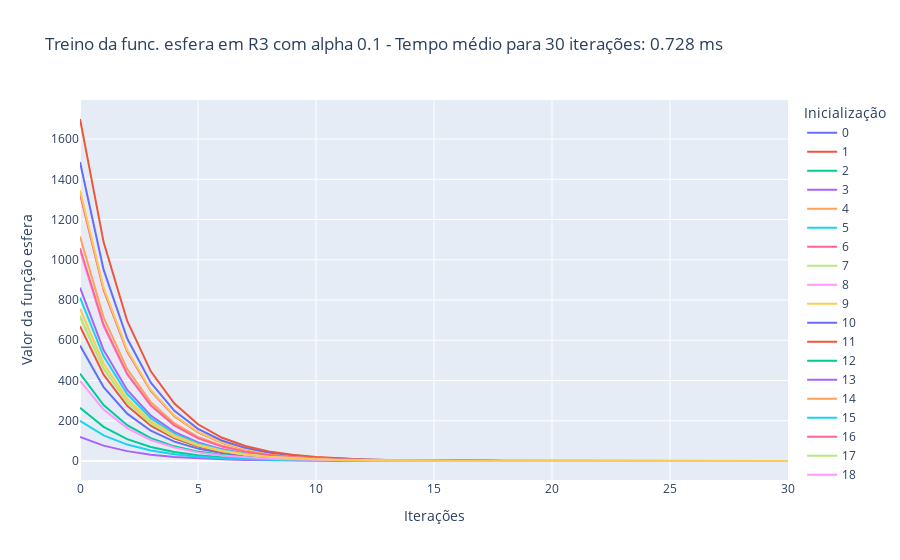

Write notebook code for a chart like this one.
### Markdown cell above
Caso 2.1: $\alpha$ = 0.1, treinamento por 30 iterações

### Code cell
treina_gradiente(1e-1, 3, 'esfera', 30)

### Figure 1 — Plotly figure (JSON) as saved in the notebook; plotly's stock layout.template omitted (floating-point values rounded to 4 significant figures)
{"data": [{"hovertemplate": "variable=0<br>index=%{x}<br>value=%{y}<extra></extra>", "legendgroup": "0", "line": {"color": "#636efa", "dash": "solid"}, "marker": {"symbol": "circle"}, "mode": "lines", "name": "0", "orientation": "v", "showlegend": true, "type": "scatter", "x": [0, 1, 2, 3, 4, 5, 6, 7, 8, 9, 10, 11, 12, 13, 14, 15, 16, 17, 18, 19, 20, 21, 22, 23, 24, 25, 26, 27, 28, 29, 30], "xaxis": "x", "y": [574.3, 367.6, 235.2, 150.5, 96.35, 61.67, 39.47, 25.26, 16.17, 10.35, 6.621, 4.238, 2.712, 1.736, 1.111, 0.711, 0.455, 0.2912, 0.1864, 0.1193, 0.07634, 0.04886, 0.03127, 0.02001, 0.01281, 0.008197, 0.005246, 0.003357, 0.002149, 0.001375, 0.0008801], "yaxis": "y"}, {"hovertemplate": "variable=1<br>index=%{x}<br>value=%{y}<extra></extra>", "legendgroup": "1", "line": {"color": "#EF553B", "dash": "solid"}, "marker": {"symbol": "circle"}, "mode": "lines", "name": "1", "orientation": "v", "showlegend": true, "type": "scatter", "x": [0, 1, 2, 3, 4, 5, 6, 7, 8, 9, 10, 11, 12, 13, 14, 15, 16, 17, 18, 19, 20, 21, 22, 23, 24, 25, 26, 27, 28, 29, 30], "xaxis": "x", "y": [670.1, 428.9, 274.5, 175.7, 112.4, 71.96, 46.05, 29.47, 18.86, 12.07, 7.726, 4.945, 3.165, 2.025, 1.296, 0.8296, 0.5309, 0.3398, 0.2175, 0.1392, 0.08908, 0.05701, 0.03649, 0.02335, 0.01494, 0.009565, 0.006121, 0.003918, 0.002507, 0.001605, 0.001027], "yaxis": "y"}, {"hovertemplate": "variable=2<br>index=%{x}<br>value=%{y}<extra></extra>", "legendgroup": "2", "line": {"color": "#00cc96", "dash": "solid"}, "marker": {"symbol": "circle"}, "mode": "lines", "name": "2", "orientation": "v", "showlegend": true, "type": "scatter", "x": [0, 1, 2, 3, 4, 5, 6, 7, 8, 9, 10, 11, 12, 13, 14, 15, 16, 17, 18, 19, 20, 21, 22, 23, 24, 25, 26, 27, 28, 29, 30], "xaxis": "x", "y": [264.9, 169.5, 108.5, 69.44, 44.44, 28.44, 18.2, 11.65, 7.456, 4.772, 3.054, 1.954, 1.251, 0.8006, 0.5124, 0.3279, 0.2099, 0.1343, 0.08596, 0.05501, 0.03521, 0.02253, 0.01442, 0.00923, 0.005907, 0.003781, 0.00242, 0.001549, 0.000991, 0.0006343, 0.0004059], "yaxis": "y"}, {"hovertemplate": "variable=3<br>index=%{x}<br>value=%{y}<extra></extra>", "legendgroup": "3", "line": {"color": "#ab63fa", "dash": "solid"}, "marker": {"symbol": "circle"}, "mode": "lines", "name": "3", "orientation": "v", "showlegend": true, "type": "scatter", "x": [0, 1, 2, 3, 4, 5, 6, 7, 8, 9, 10, 11, 12, 13, 14, 15, 16, 17, 18, 19, 20, 21, 22, 23, 24, 25, 26, 27, 28, 29, 30], "xaxis": "x", "y": [119.6, 76.57, 49.0, 31.36, 20.07, 12.85, 8.221, 5.262, 3.367, 2.155, 1.379, 0.8827, 0.565, 0.3616, 0.2314, 0.1481, 0.09478, 0.06066, 0.03882, 0.02485, 0.0159, 0.01018, 0.006513, 0.004169, 0.002668, 0.001707, 0.001093, 0.0006994, 0.0004476, 0.0002865, 0.0001833], "yaxis": "y"}, {"hovertemplate": "variable=4<br>index=%{x}<br>value=%{y}<extra></extra>", "legendgroup": "4", "line": {"color": "#FFA15A", "dash": "solid"}, "marker": {"symbol": "circle"}, "mode": "lines", "name": "4", "orientation": "v", "showlegend": true, "type": "scatter", "x": [0, 1, 2, 3, 4, 5, 6, 7, 8, 9, 10, 11, 12, 13, 14, 15, 16, 17, 18, 19, 20, 21, 22, 23, 24, 25, 26, 27, 28, 29, 30], "xaxis": "x", "y": [1334.0, 853.5, 546.2, 349.6, 223.7, 143.2, 91.64, 58.65, 37.54, 24.02, 15.37, 9.84, 6.298, 4.03, 2.579, 1.651, 1.057, 0.6762, 0.4328, 0.277, 0.1773, 0.1134, 0.07261, 0.04647, 0.02974, 0.01903, 0.01218, 0.007796, 0.004989, 0.003193, 0.002044], "yaxis": "y"}, {"hovertemplate": "variable=5<br>index=%{x}<br>value=%{y}<extra></extra>", "legendgroup": "5", "line": {"color": "#19d3f3", "dash": "solid"}, "marker": {"symbol": "circle"}, "mode": "lines", "name": "5", "orientation": "v", "showlegend": true, "type": "scatter", "x": [0, 1, 2, 3, 4, 5, 6, 7, 8, 9, 10, 11, 12, 13, 14, 15, 16, 17, 18, 19, 20, 21, 22, 23, 24, 25, 26, 27, 28, 29, 30], "xaxis": "x", "y": [199.5, 127.7, 81.71, 52.29, 33.47, 21.42, 13.71, 8.773, 5.615, 3.594, 2.3, 1.472, 0.942, 0.6029, 0.3859, 0.2469, 0.158, 0.1011, 0.06474, 0.04143, 0.02652, 0.01697, 0.01086, 0.006951, 0.004449, 0.002847, 0.001822, 0.001166, 0.0007463, 0.0004777, 0.0003057], "yaxis": "y"}, {"hovertemplate": "variable=6<br>index=%{x}<br>value=%{y}<extra></extra>", "legendgroup": "6", "line": {"color": "#FF6692", "dash": "solid"}, "marker": {"symbol": "circle"}, "mode": "lines", "name": "6", "orientation": "v", "showlegend": true, "type": "scatter", "x": [0, 1, 2, 3, 4, 5, 6, 7, 8, 9, 10, 11, 12, 13, 14, 15, 16, 17, 18, 19, 20, 21, 22, 23, 24, 25, 26, 27, 28, 29, 30], "xaxis": "x", "y": [1328.0, 849.7, 543.8, 348.0, 222.7, 142.6, 91.23, 58.39, 37.37, 23.92, 15.31, 9.796, 6.269, 4.012, 2.568, 1.644, 1.052, 0.6732, 0.4308, 0.2757, 0.1765, 0.1129, 0.07228, 0.04626, 0.02961, 0.01895, 0.01213, 0.007761, 0.004967, 0.003179, 0.002035], "yaxis": "y"}, {"hovertemplate": "variable=7<br>index=%{x}<br>value=%{y}<extra></extra>", "legendgroup": "7", "line": {"color": "#B6E880", "dash": "solid"}, "marker": {"symbol": "circle"}, "mode": "lines", "name": "7", "orientation": "v", "showlegend": true, "type": "scatter", "x": [0, 1, 2, 3, 4, 5, 6, 7, 8, 9, 10, 11, 12, 13, 14, 15, 16, 17, 18, 19, 20, 21, 22, 23, 24, 25, 26, 27, 28, 29, 30], "xaxis": "x", "y": [713.5, 456.7, 292.3, 187.1, 119.7, 76.62, 49.03, 31.38, 20.08, 12.85, 8.227, 5.265, 3.37, 2.157, 1.38, 0.8833, 0.5653, 0.3618, 0.2316, 0.1482, 0.09485, 0.0607, 0.03885, 0.02486, 0.01591, 0.01018, 0.006518, 0.004171, 0.00267, 0.001709, 0.001093], "yaxis": "y"}, {"hovertemplate": "variable=8<br>index=%{x}<br>value=%{y}<extra></extra>", "legendgroup": "8", "line": {"color": "#FF97FF", "dash": "solid"}, "marker": {"symbol": "circle"}, "mode": "lines", "name": "8", "orientation": "v", "showlegend": true, "type": "scatter", "x": [0, 1, 2, 3, 4, 5, 6, 7, 8, 9, 10, 11, 12, 13, 14, 15, 16, 17, 18, 19, 20, 21, 22, 23, 24, 25, 26, 27, 28, 29, 30], "xaxis": "x", "y": [1046.0, 669.3, 428.3, 274.1, 175.4, 112.3, 71.86, 45.99, 29.44, 18.84, 12.06, 7.716, 4.938, 3.161, 2.023, 1.295, 0.8285, 0.5303, 0.3394, 0.2172, 0.139, 0.08896, 0.05694, 0.03644, 0.02332, 0.01493, 0.009552, 0.006113, 0.003913, 0.002504, 0.001603], "yaxis": "y"}, {"hovertemplate": "variable=9<br>index=%{x}<br>value=%{y}<extra></extra>", "legendgroup": "9", "line": {"color": "#FECB52", "dash": "solid"}, "marker": {"symbol": "circle"}, "mode": "lines", "name": "9", "orientation": "v", "showlegend": true, "type": "scatter", "x": [0, 1, 2, 3, 4, 5, 6, 7, 8, 9, 10, 11, 12, 13, 14, 15, 16, 17, 18, 19, 20, 21, 22, 23, 24, 25, 26, 27, 28, 29, 30], "xaxis": "x", "y": [1346.0, 861.3, 551.2, 352.8, 225.8, 144.5, 92.48, 59.19, 37.88, 24.24, 15.52, 9.93, 6.355, 4.067, 2.603, 1.666, 1.066, 0.6824, 0.4367, 0.2795, 0.1789, 0.1145, 0.07327, 0.04689, 0.03001, 0.01921, 0.01229, 0.007867, 0.005035, 0.003222, 0.002062], "yaxis": "y"}, {"hovertemplate": "variable=10<br>index=%{x}<br>value=%{y}<extra></extra>", "legendgroup": "10", "line": {"color": "#636efa", "dash": "solid"}, "marker": {"symbol": "circle"}, "mode": "lines", "name": "10", "orientation": "v", "showlegend": true, "type": "scatter", "x": [0, 1, 2, 3, 4, 5, 6, 7, 8, 9, 10, 11, 12, 13, 14, 15, 16, 17, 18, 19, 20, 21, 22, 23, 24, 25, 26, 27, 28, 29, 30], "xaxis": "x", "y": [1486.0, 950.9, 608.5, 389.5, 249.3, 159.5, 102.1, 65.34, 41.82, 26.76, 17.13, 10.96, 7.016, 4.49, 2.874, 1.839, 1.177, 0.7533, 0.4821, 0.3086, 0.1975, 0.1264, 0.08089, 0.05177, 0.03313, 0.0212, 0.01357, 0.008686, 0.005559, 0.003558, 0.002277], "yaxis": "y"}, {"hovertemplate": "variable=11<br>index=%{x}<br>value=%{y}<extra></extra>", "legendgroup": "11", "line": {"color": "#EF553B", "dash": "solid"}, "marker": {"symbol": "circle"}, "mode": "lines", "name": "11", "orientation": "v", "showlegend": true, "type": "scatter", "x": [0, 1, 2, 3, 4, 5, 6, 7, 8, 9, 10, 11, 12, 13, 14, 15, 16, 17, 18, 19, 20, 21, 22, 23, 24, 25, 26, 27, 28, 29, 30], "xaxis": "x", "y": [1700.0, 1088.0, 696.2, 445.6, 285.2, 182.5, 116.8, 74.76, 47.85, 30.62, 19.6, 12.54, 8.027, 5.137, 3.288, 2.104, 1.347, 0.8619, 0.5516, 0.353, 0.2259, 0.1446, 0.09255, 0.05923, 0.03791, 0.02426, 0.01553, 0.009937, 0.00636, 0.00407, 0.002605], "yaxis": "y"}, {"hovertemplate": "variable=12<br>index=%{x}<br>value=%{y}<extra></extra>", "legendgroup": "12", "line": {"color": "#00cc96", "dash": "solid"}, "marker": {"symbol": "circle"}, "mode": "lines", "name": "12", "orientation": "v", "showlegend": true, "type": "scatter", "x": [0, 1, 2, 3, 4, 5, 6, 7, 8, 9, 10, 11, 12, 13, 14, 15, 16, 17, 18, 19, 20, 21, 22, 23, 24, 25, 26, 27, 28, 29, 30], "xaxis": "x", "y": [434.8, 278.3, 178.1, 114.0, 72.95, 46.69, 29.88, 19.12, 12.24, 7.833, 5.013, 3.208, 2.053, 1.314, 0.841, 0.5382, 0.3445, 0.2205, 0.1411, 0.0903, 0.05779, 0.03699, 0.02367, 0.01515, 0.009696, 0.006206, 0.003972, 0.002542, 0.001627, 0.001041, 0.0006663], "yaxis": "y"}, {"hovertemplate": "variable=13<br>index=%{x}<br>value=%{y}<extra></extra>", "legendgroup": "13", "line": {"color": "#ab63fa", "dash": "solid"}, "marker": {"symbol": "circle"}, "mode": "lines", "name": "13", "orientation": "v", "showlegend": true, "type": "scatter", "x": [0, 1, 2, 3, 4, 5, 6, 7, 8, 9, 10, 11, 12, 13, 14, 15, 16, 17, 18, 19, 20, 21, 22, 23, 24, 25, 26, 27, 28, 29, 30], "xaxis": "x", "y": [861.4, 551.3, 352.8, 225.8, 144.5, 92.49, 59.19, 37.88, 24.24, 15.52, 9.931, 6.356, 4.068, 2.603, 1.666, 1.066, 0.6824, 0.4368, 0.2795, 0.1789, 0.1145, 0.07328, 0.0469, 0.03001, 0.01921, 0.01229, 0.007868, 0.005035, 0.003223, 0.002063, 0.00132], "yaxis": "y"}, {"hovertemplate": "variable=14<br>index=%{x}<br>value=%{y}<extra></extra>", "legendgroup": "14", "line": {"color": "#FFA15A", "dash": "solid"}, "marker": {"symbol": "circle"}, "mode": "lines", "name": "14", "orientation": "v", "showlegend": true, "type": "scatter", "x": [0, 1, 2, 3, 4, 5, 6, 7, 8, 9, 10, 11, 12, 13, 14, 15, 16, 17, 18, 19, 20, 21, 22, 23, 24, 25, 26, 27, 28, 29, 30], "xaxis": "x", "y": [1116.0, 714.1, 457.0, 292.5, 187.2, 119.8, 76.68, 49.07, 31.41, 20.1, 12.86, 8.233, 5.269, 3.372, 2.158, 1.381, 0.884, 0.5658, 0.3621, 0.2317, 0.1483, 0.09492, 0.06075, 0.03888, 0.02488, 0.01593, 0.01019, 0.006523, 0.004175, 0.002672, 0.00171], "yaxis": "y"}, {"hovertemplate": "variable=15<br>index=%{x}<br>value=%{y}<extra></extra>", "legendgroup": "15", "line": {"color": "#19d3f3", "dash": "solid"}, "marker": {"symbol": "circle"}, "mode": "lines", "name": "15", "orientation": "v", "showlegend": true, "type": "scatter", "x": [0, 1, 2, 3, 4, 5, 6, 7, 8, 9, 10, 11, 12, 13, 14, 15, 16, 17, 18, 19, 20, 21, 22, 23, 24, 25, 26, 27, 28, 29, 30], "xaxis": "x", "y": [812.4, 519.9, 332.8, 213.0, 136.3, 87.23, 55.83, 35.73, 22.87, 14.63, 9.366, 5.994, 3.836, 2.455, 1.571, 1.006, 0.6436, 0.4119, 0.2636, 0.1687, 0.108, 0.06911, 0.04423, 0.02831, 0.01812, 0.01159, 0.007421, 0.004749, 0.003039, 0.001945, 0.001245], "yaxis": "y"}, {"hovertemplate": "variable=16<br>index=%{x}<br>value=%{y}<extra></extra>", "legendgroup": "16", "line": {"color": "#FF6692", "dash": "solid"}, "marker": {"symbol": "circle"}, "mode": "lines", "name": "16", "orientation": "v", "showlegend": true, "type": "scatter", "x": [0, 1, 2, 3, 4, 5, 6, 7, 8, 9, 10, 11, 12, 13, 14, 15, 16, 17, 18, 19, 20, 21, 22, 23, 24, 25, 26, 27, 28, 29, 30], "xaxis": "x", "y": [1058.0, 677.0, 433.3, 277.3, 177.5, 113.6, 72.69, 46.52, 29.77, 19.05, 12.2, 7.805, 4.995, 3.197, 2.046, 1.309, 0.838, 0.5363, 0.3433, 0.2197, 0.1406, 0.08998, 0.05759, 0.03686, 0.02359, 0.0151, 0.009662, 0.006184, 0.003958, 0.002533, 0.001621], "yaxis": "y"}, {"hovertemplate": "variable=17<br>index=%{x}<br>value=%{y}<extra></extra>", "legendgroup": "17", "line": {"color": "#B6E880", "dash": "solid"}, "marker": {"symbol": "circle"}, "mode": "lines", "name": "17", "orientation": "v", "showlegend": true, "type": "scatter", "x": [0, 1, 2, 3, 4, 5, 6, 7, 8, 9, 10, 11, 12, 13, 14, 15, 16, 17, 18, 19, 20, 21, 22, 23, 24, 25, 26, 27, 28, 29, 30], "xaxis": "x", "y": [721.7, 461.9, 295.6, 189.2, 121.1, 77.49, 49.59, 31.74, 20.31, 13.0, 8.32, 5.325, 3.408, 2.181, 1.396, 0.8934, 0.5718, 0.3659, 0.2342, 0.1499, 0.09593, 0.06139, 0.03929, 0.02515, 0.01609, 0.0103, 0.006592, 0.004219, 0.0027, 0.001728, 0.001106], "yaxis": "y"}, {"hovertemplate": "variable=18<br>index=%{x}<br>value=%{y}<extra></extra>", "legendgroup": "18", "line": {"color": "#FF97FF", "dash": "solid"}, "marker": {"symbol": "circle"}, "mode": "lines", "name": "18", "orientation": "v", "showlegend": true, "type": "scatter", "x": [0, 1, 2, 3, 4, 5, 6, 7, 8, 9, 10, 11, 12, 13, 14, 15, 16, 17, 18, 19, 20, 21, 22, 23, 24, 25, 26, 27, 28, 29, 30], "xaxis": "x", "y": [398.8, 255.2, 163.4, 104.5, 66.91, 42.82, 27.41, 17.54, 11.23, 7.185, 4.598, 2.943, 1.883, 1.205, 0.7714, 0.4937, 0.316, 0.2022, 0.1294, 0.08283, 0.05301, 0.03393, 0.02171, 0.0139, 0.008894, 0.005692, 0.003643, 0.002332, 0.001492, 0.000955, 0.0006112], "yaxis": "y"}, {"hovertemplate": "variable=19<br>index=%{x}<br>value=%{y}<extra></extra>", "legendgroup": "19", "line": {"color": "#FECB52", "dash": "solid"}, "marker": {"symbol": "circle"}, "mode": "lines", "name": "19", "orientation": "v", "showlegend": true, "type": "scatter", "x": [0, 1, 2, 3, 4, 5, 6, 7, 8, 9, 10, 11, 12, 13, 14, 15, 16, 17, 18, 19, 20, 21, 22, 23, 24, 25, 26, 27, 28, 29, 30], "xaxis": "x", "y": [757.2, 484.6, 310.1, 198.5, 127.0, 81.3, 52.03, 33.3, 21.31, 13.64, 8.73, 5.587, 3.576, 2.288, 1.465, 0.9373, 0.5999, 0.3839, 0.2457, 0.1573, 0.1006, 0.06441, 0.04122, 0.02638, 0.01689, 0.01081, 0.006916, 0.004426, 0.002833, 0.001813, 0.00116], "yaxis": "y"}], "layout": {"legend": {"title": {"text": "Inicialização"}, "tracegroupgap": 0}, "title": {"text": "Treino da func. esfera em R3 com alpha 0.1 - Tempo médio para 30 iterações: 0.728 ms"}, "xaxis": {"anchor": "y", "domain": [0, 1], "title": {"text": "Iterações"}}, "yaxis": {"anchor": "x", "domain": [0, 1], "title": {"text": "Valor da função esfera"}}}}
